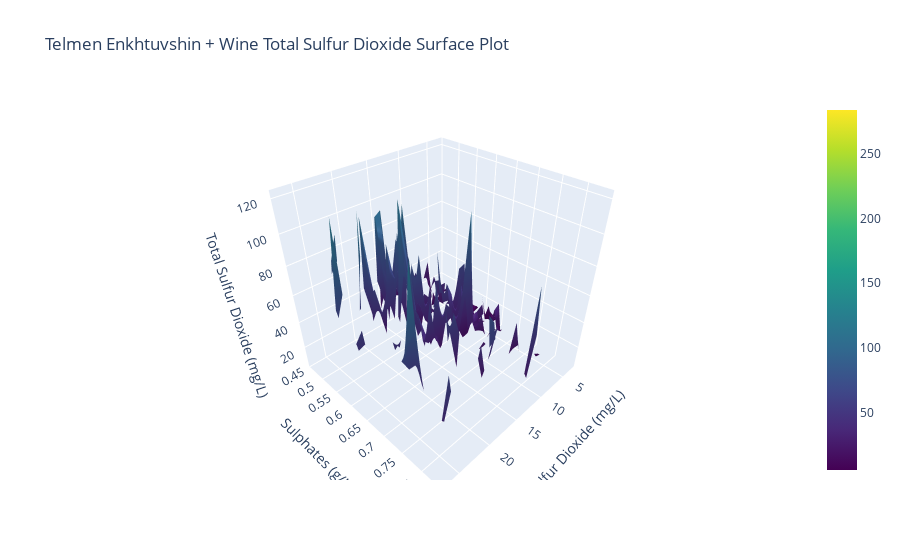

The notebook cell this image was saved under:
### Markdown cell above
### This interactive scatter plot indicates the White Wine quality with extended interactivity to view from multiple angles. Just like the red wine quality, we can see that the three variable's relationship persists too. The lower the Volatile Acidity and higher the alcohol percentage, the higher the wine quality will be.

### Code cell
import numpy as np

# Round values to reduce uniqueness (optional for plotting surface)
# df_red["volatile acidity"] = df_red["volatile acidity"].round(2)
# df_red["sulphates"] = df_red["sulphates"].round(2)

# Create a pivot table to form a grid for surface plot
pivot = df_red.pivot_table(values='total sulfur dioxide',
                       index='sulphates',
                       columns='free sulfur dioxide',
                       aggfunc='mean')  # Use mean quality for duplicate pairs

# Get X, Y, Z values for the surface
x = pivot.columns.values  # volatile acidity
y = pivot.index.values    # sulphates
z = pivot.values          # quality

# Create 3D surface plot
fig = go.Figure(data=[go.Surface(z=z, x=x, y=y, colorscale='Viridis')])

fig.update_layout(title='Telmen Enkhtuvshin + Wine Total Sulfur Dioxide Surface Plot',
                  scene=dict(
                      xaxis_title='Free Sulfur Dioxide (mg/L)',
                      yaxis_title='Sulphates (g/L)',
                      zaxis_title='Total Sulfur Dioxide (mg/L)'
                  ))

fig.show()
# Save the plot as an image file
plt.savefig('Telmen_Enkhtuvshin+3DSurface_plot.png', dpi=300, bbox_inches='tight')

### Figure 1 — Plotly figure (JSON) as saved in the notebook; plotly's stock layout.template omitted (floating-point values rounded to 4 significant figures; data arrays with more than 128 entries replaced by an {"elided": "..."} marker saying what was removed)
{"data": [{"colorscale": [[0, "#440154"], [0.1111, "#482878"], [0.2222, "#3e4989"], [0.3333, "#31688e"], [0.4444, "#26828e"], [0.5556, "#1f9e89"], [0.6667, "#35b779"], [0.7778, "#6ece58"], [0.8889, "#b5de2b"], [1, "#fde725"]], "type": "surface", "x": [1, 2, 3, 4, 5, 5.5, 6, 7, 8, 9, 10, 11, 12, 13, 14, 15, 16, 17, 18, 19, 20, 21, 22, 23, 24, 25, 26, 27, 28, 29, 30, 31, 32, 33, 34, 35, 36, 37, 37.5, 38, 39, 40, 40.5, 41, 42, 43, 45, 46, 47, 48, 50, 51, 52, 53, 54, 55, 57, 66, 68, 72], "y": [0.33, 0.37, 0.39, 0.4, 0.42, 0.43, 0.44, 0.45, 0.46, 0.47, 0.48, 0.49, 0.5, 0.51, 0.52, 0.53, 0.54, 0.55, 0.56, 0.57, 0.58, 0.59, 0.6, 0.61, 0.62, 0.63, 0.64, 0.65, 0.66, 0.67, 0.68, 0.69, 0.7, 0.71, 0.72, 0.73, 0.74, 0.75, 0.76, 0.77, 0.78, 0.79, 0.8, 0.81, 0.82, 0.83, 0.84, 0.85, 0.86, 0.87, 0.88, 0.89, 0.9, 0.91, 0.92, 0.93, 0.94, 0.95, 0.96, 0.97, 0.98, 0.99, 1, 1.01, 1.02, 1.03, 1.04, 1.05, 1.06, 1.07, 1.08, 1.09, 1.1, 1.11, 1.12, 1.13, 1.14, 1.15, 1.16, 1.17, 1.18, 1.2, 1.22, 1.26, 1.28, 1.31, 1.33, 1.34, 1.36, 1.56, 1.59, 1.61, 1.62, 1.95, 1.98, 2], "z": {"elided": "96x60 float values"}}], "layout": {"scene": {"xaxis": {"title": {"text": "Free Sulfur Dioxide (mg/L)"}}, "yaxis": {"title": {"text": "Sulphates (g/L)"}}, "zaxis": {"title": {"text": "Total Sulfur Dioxide (mg/L)"}}}, "title": {"text": "Telmen Enkhtuvshin + Wine Total Sulfur Dioxide Surface Plot"}}}
